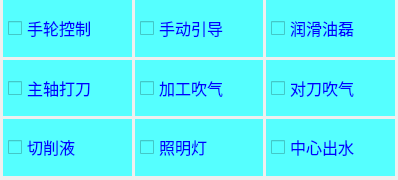
             <widget class="QWidget" name="widget_7" native="true">
              <property name="sizePolicy">
               <sizepolicy hsizetype="Minimum" vsizetype="Fixed">
                <horstretch>0</horstretch>
                <verstretch>0</verstretch>
               </sizepolicy>
              </property>
              <property name="minimumSize">
               <size>
                <width>398</width>
                <height>180</height>
               </size>
              </property>
              <layout class="QGridLayout" name="gridLayout">
               <property name="leftMargin">
                <number>3</number>
               </property>
               <property name="topMargin">
                <number>0</number>
               </property>
               <property name="rightMargin">
                <number>3</number>
               </property>
               <property name="bottomMargin">
                <number>3</number>
               </property>
               <property name="spacing">
                <number>3</number>
               </property>
               <item row="1" column="0">
                <widget class="QWidget" name="widget_13" native="true">
                 <property name="styleSheet">
                  <string notr="true">background-color: rgb(85, 255, 255);</string>
                 </property>
                 <layout class="QHBoxLayout" name="horizontalLayout_21">
                  <property name="leftMargin">
                   <number>5</number>
                  </property>
                  <property name="topMargin">
                   <number>5</number>
                  </property>
                  <property name="rightMargin">
                   <number>5</number>
                  </property>
                  <property name="bottomMargin">
                   <number>5</number>
                  </property>
                  <item>
                   <widget class="QCheckBox" name="checkBox_4">
                    <property name="font">
                     <font>
                      <pointsize>12</pointsize>
                     </font>
                    </property>
                    <property name="styleSheet">
                     <string notr="true">

QCheckBox{
color: blue;
}
QCheckBox::indicator {

        image: url(:/1/zhong.png);

    }
    QCheckBox::indicator:checked {
        image: url(:/1/no.png);
    }
</string>
                    </property>
                    <property name="text">
                     <string>主轴打刀</string>
                    </property>
                    <property name="tristate">
                     <bool>false</bool>
                    </property>
                   </widget>
                  </item>
                 </layout>
                </widget>
               </item>
               <item row="2" column="0">
                <widget class="QWidget" name="widget_16" native="true">
                 <property name="styleSheet">
                  <string notr="true">background-color: rgb(85, 255, 255);</string>
                 </property>
                 <layout class="QHBoxLayout" name="horizontalLayout_24">
                  <property name="leftMargin">
                   <number>5</number>
                  </property>
                  <property name="topMargin">
                   <number>5</number>
                  </property>
                  <property name="rightMargin">
                   <number>5</number>
                  </property>
                  <property name="bottomMargin">
                   <number>5</number>
                  </property>
                  <item>
                   <widget class="QCheckBox" name="checkBox_7">
                    <property name="font">
                     <font>
                      <pointsize>12</pointsize>
                     </font>
                    </property>
                    <property name="styleSheet">
                     <string notr="true">

QCheckBox{
color: blue;
}
QCheckBox::indicator {

        image: url(:/1/zhong.png);

    }
    QCheckBox::indicator:checked {
        image: url(:/1/no.png);
    }
</string>
                    </property>
                    <property name="text">
                     <string>切削液</string>
                    </property>
                    <property name="tristate">
                     <bool>false</bool>
                    </property>
                   </widget>
                  </item>
                 </layout>
                </widget>
               </item>
               <item row="0" column="0">
                <widget class="QWidget" name="widget_10" native="true">
                 <property name="enabled">
                  <bool>true</bool>
                 </property>
                 <property name="styleSheet">
                  <string notr="true">background-color: rgb(85, 255, 255);</string>
                 </property>
                 <layout class="QHBoxLayout" name="horizontalLayout_17">
                  <property name="leftMargin">
                   <number>5</number>
                  </property>
                  <property name="topMargin">
                   <number>5</number>
                  </property>
                  <property name="rightMargin">
                   <number>5</number>
                  </property>
                  <property name="bottomMargin">
                   <number>5</number>
                  </property>
                  <item>
                   <widget class="QCheckBox" name="checkBox">
                    <property name="font">
                     <font>
                      <pointsize>12</pointsize>
                     </font>
                    </property>
                    <property name="styleSheet">
                     <string notr="true">

QCheckBox{
color: blue;

}
QCheckBox::indicator {

        image: url(:/1/zhong.png);

    }
    QCheckBox::indicator:checked {
        image: url(:/1/no.png);
    }
</string>
                    </property>
                    <property name="text">
                     <string>手轮控制</string>
                    </property>
                    <property name="tristate">
                     <bool>false</bool>
                    </property>
                   </widget>
                  </item>
                 </layout>
                </widget>
               </item>
               <item row="0" column="1">
                <widget class="QWidget" name="widget_11" native="true">
                 <property name="styleSheet">
                  <string notr="true">background-color: rgb(85, 255, 255);</string>
                 </property>
                 <layout class="QHBoxLayout" name="horizontalLayout_18">
                  <property name="leftMargin">
                   <number>5</number>
                  </property>
                  <property name="topMargin">
                   <number>5</number>
                  </property>
                  <property name="rightMargin">
                   <number>5</number>
                  </property>
                  <property name="bottomMargin">
                   <number>5</number>
                  </property>
                  <item>
                   <widget class="QCheckBox" name="checkBox_2">
                    <property name="font">
                     <font>
                      <pointsize>12</pointsize>
                     </font>
                    </property>
                    <property name="styleSheet">
                     <string notr="true">

QCheckBox{
color: blue;
}
QCheckBox::indicator {

        image: url(:/1/zhong.png);

    }
    QCheckBox::indicator:checked {
        image: url(:/1/no.png);
    }
</string>
                    </property>
                    <property name="text">
                     <string>手动引导</string>
                    </property>
                    <property name="tristate">
                     <bool>false</bool>
                    </property>
                   </widget>
                  </item>
                 </layout>
                </widget>
               </item>
               <item row="1" column="2">
                <widget class="QWidget" name="widget_15" native="true">
                 <property name="styleSheet">
                  <string notr="true">background-color: rgb(85, 255, 255);</string>
                 </property>
                 <layout class="QHBoxLayout" name="horizontalLayout_23">
                  <property name="leftMargin">
                   <number>5</number>
                  </property>
                  <property name="topMargin">
                   <number>5</number>
                  </property>
                  <property name="rightMargin">
                   <number>5</number>
                  </property>
                  <property name="bottomMargin">
                   <number>5</number>
                  </property>
                  <item>
                   <widget class="QCheckBox" name="checkBox_6">
                    <property name="font">
                     <font>
                      <pointsize>12</pointsize>
                     </font>
                    </property>
                    <property name="styleSheet">
                     <string notr="true">

QCheckBox{
color: blue;
}
QCheckBox::indicator {

        image: url(:/1/zhong.png);

    }
    QCheckBox::indicator:checked {
        image: url(:/1/no.png);
    }
</string>
                    </property>
                    <property name="text">
                     <string>对刀吹气</string>
                    </property>
                    <property name="tristate">
                     <bool>false</bool>
                    </property>
                   </widget>
                  </item>
                 </layout>
                </widget>
               </item>
               <item row="2" column="1">
                <widget class="QWidget" name="widget_17" native="true">
                 <property name="styleSheet">
                  <string notr="true">background-color: rgb(85, 255, 255);</string>
                 </property>
                 <layout class="QHBoxLayout" name="horizontalLayout_25">
                  <property name="leftMargin">
                   <number>5</number>
                  </property>
                  <property name="topMargin">
                   <number>5</number>
                  </property>
                  <property name="rightMargin">
                   <number>5</number>
                  </property>
                  <property name="bottomMargin">
                   <number>5</number>
                  </property>
                  <item>
                   <widget class="QCheckBox" name="checkBox_8">
                    <property name="font">
                     <font>
                      <pointsize>12</pointsize>
                     </font>
                    </property>
                    <property name="styleSheet">
                     <string notr="true">

QCheckBox{
color: blue;
}
QCheckBox::indicator {

        image: url(:/1/zhong.png);

    }
    QCheckBox::indicator:checked {
        image: url(:/1/no.png);
    }
</string>
                    </property>
                    <property name="text">
                     <string>照明灯</string>
                    </property>
                    <property name="tristate">
                     <bool>false</bool>
                    </property>
                   </widget>
                  </item>
                 </layout>
                </widget>
               </item>
               <item row="2" column="2">
                <widget class="QWidget" name="widget_18" native="true">
                 <property name="styleSheet">
                  <string notr="true">background-color: rgb(85, 255, 255);</string>
                 </property>
                 <layout class="QHBoxLayout" name="horizontalLayout_26">
                  <property name="leftMargin">
                   <number>5</number>
                  </property>
                  <property name="topMargin">
                   <number>5</number>
                  </property>
                  <property name="rightMargin">
                   <number>5</number>
                  </property>
                  <property name="bottomMargin">
                   <number>5</number>
                  </property>
                  <item>
                   <widget class="QCheckBox" name="checkBox_9">
                    <property name="font">
                     <font>
                      <pointsize>12</pointsize>
                     </font>
                    </property>
                    <property name="styleSheet">
                     <string notr="true">

QCheckBox{
color: blue;
}
QCheckBox::indicator {

        image: url(:/1/zhong.png);

    }
    QCheckBox::indicator:checked {
        image: url(:/1/no.png);
    }
</string>
                    </property>
                    <property name="text">
                     <string>中心出水</string>
                    </property>
                    <property name="tristate">
                     <bool>false</bool>
                    </property>
                   </widget>
                  </item>
                 </layout>
                </widget>
               </item>
               <item row="1" column="1">
                <widget class="QWidget" name="widget_14" native="true">
                 <property name="styleSheet">
                  <string notr="true">background-color: rgb(85, 255, 255);</string>
                 </property>
                 <layout class="QHBoxLayout" name="horizontalLayout_22">
                  <property name="leftMargin">
                   <number>5</number>
                  </property>
                  <property name="topMargin">
                   <number>5</number>
                  </property>
                  <property name="rightMargin">
                   <number>5</number>
                  </property>
                  <property name="bottomMargin">
                   <number>5</number>
                  </property>
                  <item>
                   <widget class="QCheckBox" name="checkBox_5">
                    <property name="font">
                     <font>
                      <pointsize>12</pointsize>
                     </font>
                    </property>
                    <property name="styleSheet">
                     <string notr="true">

QCheckBox{
color: blue;
}
QCheckBox::indicator {

        image: url(:/1/zhong.png);

    }
    QCheckBox::indicator:checked {
        image: url(:/1/no.png);
    }
</string>
                    </property>
                    <property name="text">
                     <string>加工吹气</string>
                    </property>
                    <property name="tristate">
                     <bool>false</bool>
                    </property>
                   </widget>
                  </item>
                 </layout>
                </widget>
               </item>
               <item row="0" column="2">
                <widget class="QWidget" name="widget_12" native="true">
                 <property name="styleSheet">
                  <string notr="true">background-color: rgb(85, 255, 255);</string>
                 </property>
                 <layout class="QHBoxLayout" name="horizontalLayout_20">
                  <property name="leftMargin">
                   <number>5</number>
                  </property>
                  <property name="topMargin">
                   <number>5</number>
                  </property>
                  <property name="rightMargin">
                   <number>5</number>
                  </property>
                  <property name="bottomMargin">
                   <number>5</number>
                  </property>
                  <item>
                   <widget class="QCheckBox" name="checkBox_3">
                    <property name="font">
                     <font>
                      <pointsize>12</pointsize>
                     </font>
                    </property>
                    <property name="styleSheet">
                     <string notr="true">

QCheckBox{
color: blue;
}
QCheckBox::indicator {

        image: url(:/1/zhong.png);

    }
    QCheckBox::indicator:checked {
        image: url(:/1/no.png);
    }
</string>
                    </property>
                    <property name="text">
                     <string>润滑油磊</string>
                    </property>
                    <property name="tristate">
                     <bool>false</bool>
                    </property>
                   </widget>
                  </item>
                 </layout>
                </widget>
               </item>
               <item row="3" column="1">
                <spacer name="verticalSpacer_3">
                 <property name="orientation">
                  <enum>Qt::Vertical</enum>
                 </property>
                 <property name="sizeType">
                  <enum>QSizePolicy::Fixed</enum>
                 </property>
                 <property name="sizeHint" stdset="0">
                  <size>
                   <width>20</width>
                   <height>1</height>
                  </size>
                 </property>
                </spacer>
               </item>
              </layout>
             </widget>
